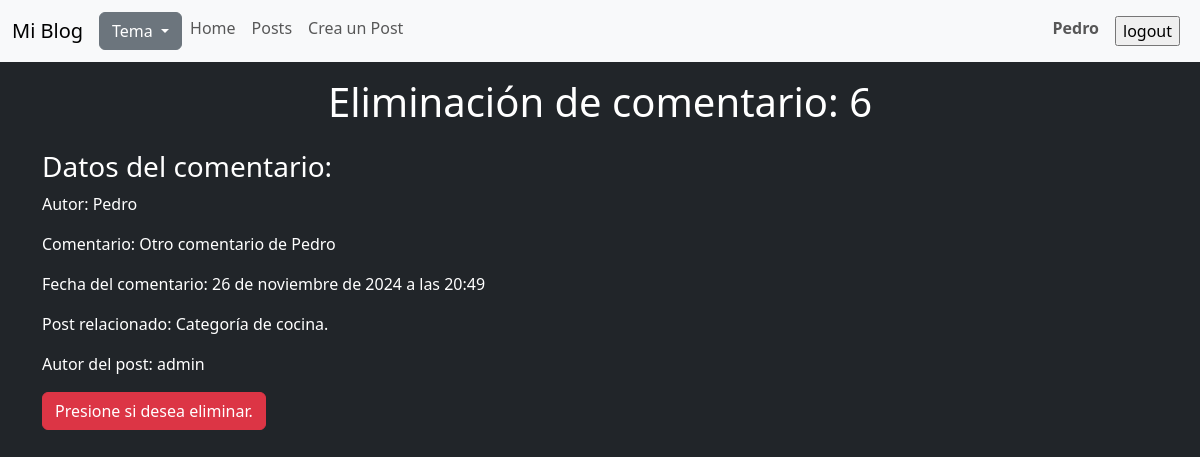
Screenshot of /blog/post/comentario/eliminar/6 (signed in) with the database file from the repository.
### blog/models.py (models this page shows, shortened)
class Comentario(models.Model):
    id = models.AutoField(primary_key=True)
    autor = models.ForeignKey(User, on_delete=models.CASCADE, blank=False, null=False)
    fecha = models.DateTimeField(auto_now_add=True)
    contenido = models.TextField(null=False, blank=False, max_length=500)
    post = models.ForeignKey(Post, on_delete=models.CASCADE, blank=False, null=False, default=None)
    class Meta:
        managed = True
        db_table = 'comentarios'

class Post(models.Model):
    id = models.AutoField(primary_key=True)
    titulo = models.CharField(max_length=50, null=False, blank=False)
    contenido = models.TextField(null=False, blank=False)
    fecha_creacion = models.DateField(auto_created=True, auto_now_add=True)
    autor = models.ForeignKey(User, on_delete=models.CASCADE, blank=False, null=False)
    categoria = models.ForeignKey(Categoria, on_delete=models.CASCADE, null=False, blank=False, default=4)
    class Meta:
        managed = True
        db_table = 'posts'

### blog/views.py (the view)
# urls.py: path('post/comentario/eliminar/<int:comentario_id>', views.eliminar_comentario, name="eliminar_comentario"),
@login_required(login_url="login")
@permission_required("blog.delete_comentario", login_url="index")
def eliminar_comentario(request, comentario_id):
    contexto = {}
    try:
        comentario = Comentario.objects.get(id=comentario_id)
        if comentario.autor != request.user:
            messages.error(request, f"Usted no es el autor del comentario, no puede eliminarlo")
            return redirect('index')
    except comentario.DoesNotExist as e:
        messages.error(request, f"No existe un comentario con id: {comentario_id}")
        return redirect('posts')
    if request.method == "POST":
        comentario.delete()
        messages.success(request, "Comentario eliminado con éxito")
        return redirect('posts')
    else:
        contexto["comentario"] = comentario
        return render(request, 'blog/eliminar_comentario.html', contexto)

### templates/blog/eliminar_comentario.html (shortened to what this page needs)
{% extends "layouts/base.html" %}
{% block contenido %}
<header>
    <h1 class="text-center py-3">Eliminación de comentario: {{comentario.id}} </h1>
</header>
<main class="container">
    <section>
        <h3>Datos del comentario:</h3>
        <p>Autor: {{comentario.autor}}</p>
        <p>Comentario: {{comentario.contenido}}</p>
        <p>Fecha del comentario: {{comentario.fecha}}</p>
        <p>Post relacionado: {{comentario.post.titulo}}</p>
        <p>Autor del post: {{comentario.post.autor.username}}</p>
    </section>
    <section>
        <form method="post">
            <input type="submit" value="Presione si desea eliminar." class="btn btn-danger">
        </form>
    </section>
</main>
{% endblock contenido %}

### templates/partials/navbar.html (shortened to what this page needs)
<nav class="navbar navbar-expand-lg bg-body-tertiary">
    <div class="container-fluid">
      <a class="navbar-brand" href="{% url "index" %}">Mi Blog</a>
      <div class="dropdown">
        <button class="btn btn-secondary dropdown-toggle" type="button" data-bs-toggle="dropdown" aria-expanded="false">
          Tema
        </button>
      </div>
      <div class="collapse navbar-collapse" id="navbarNavAltMarkup">
        <div class="navbar-nav w-100 justify-content-lg-between">
            <div class="d-flex flex-column flex-lg-row">
              <a class="nav-link" href="">Home</a>
              <a class="nav-link" href="{% url "posts" %}">Posts</a>
              {% if user.is_authenticated and perms.blog.add_post %}
                <a class="nav-link" href="{% url "crear_post" %}">Crea un Post</a>
              {% endif %}
            </div>
            <div class="d-flex flex-column flex-lg-row">
              {% if user.is_authenticated %}
              <a class="nav-link" href="{% url "perfil" user.id %}">
                  <span class="fw-bold">{{user.username}}</span>
                </a>
                <form method="post" action="{% url "logout" %}" class="nav-link">
                  <input type="submit" value="logout">
                </form>
              {% endif %}
            </div>
        </div>
      </div>
    </div>
  </nav>

### rows the page displays
Comentario: id "6", autor "Pedro", contenido "Otro comentario de Pedro", fecha "26 de noviembre de 2024 a las 20:49", post.titulo "Categoría de cocina.", post.autor.username "admin"

### other values shown
{{ user.username }} "Pedro"
